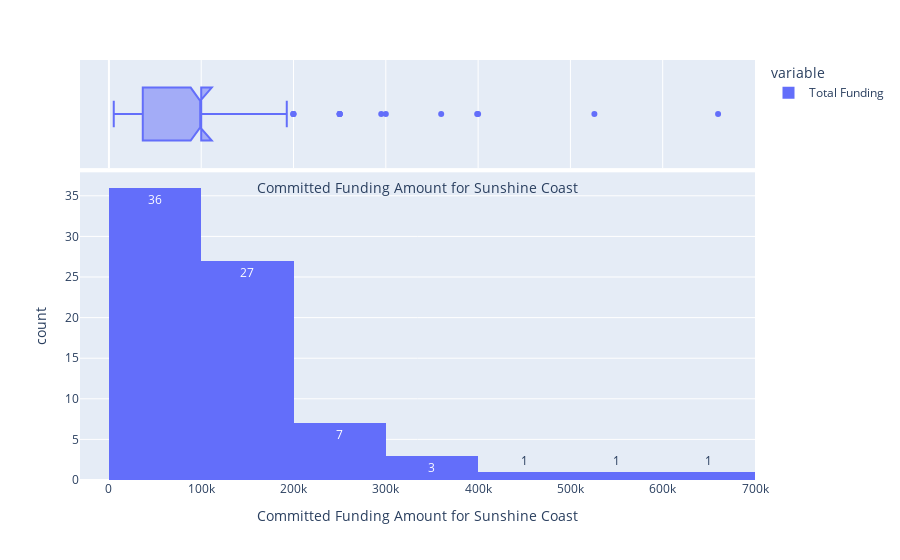

Source (notebook cell):
### Markdown cell above
Insight: The above histogram showing the amount of funding distributed to various ranges in millions on the x-axis and counts of funding on y-axis using vertical bars depending on the bins specified. On top of histogram there is a box plot which reveals the outliers in the data but it is positively skewed which shows from the longer tail on the right side means majority of funding concentrated within low and middle values. Here 10 number of bins displays the best results.

### Code cell
fig = px.histogram(ssc_sorted_df['Total Funding'], nbins=10, marginal='box', text_auto=True)

fig.update_xaxes(title_text='Committed Funding Amount for Sunshine Coast')

fig.show()

### Figure 1 — Plotly figure (JSON) as saved in the notebook; plotly's stock layout.template omitted (floating-point values rounded to 4 significant figures)
{"data": [{"alignmentgroup": "True", "bingroup": "x", "hovertemplate": "variable=Total Funding<br>value=%{x}<br>count=%{y}<extra></extra>", "legendgroup": "Total Funding", "marker": {"color": "#636efa", "pattern": {"shape": ""}}, "name": "Total Funding", "nbinsx": 10, "offsetgroup": "Total Funding", "orientation": "v", "showlegend": true, "texttemplate": "%{value}", "type": "histogram", "x": [660000, 526000, 400000, 399000, 360000, 300000, 295063, 250000, 250000, 250000, 250000, 200000, 200000, 199676, 192700, 185000, 148000, 100000, 100000, 100000, 100000, 100000, 100000, 100000, 100000, 100000, 100000, 100000, 100000, 100000, 100000, 100000, 100000, 100000, 100000, 100000, 100000, 100000, 100000, 100000, 99918, 99800, 99500, 97644, 92160, 90878, 90000, 88975, 82763, 79200, 75000, 75000, 75000, 50000, 48188, 43750, 40290, 33074, 30505, 28690, 22750, 22500, 21600, 21347, 20000, 20000, 18816, 14000, 11200, 10800, 10800, 10500, 9112, 7500, 6000, 5237], "xaxis": "x", "yaxis": "y"}, {"alignmentgroup": "True", "hovertemplate": "variable=Total Funding<br>value=%{x}<extra></extra>", "legendgroup": "Total Funding", "marker": {"color": "#636efa"}, "name": "Total Funding", "notched": true, "offsetgroup": "Total Funding", "showlegend": false, "type": "box", "x": [660000, 526000, 400000, 399000, 360000, 300000, 295063, 250000, 250000, 250000, 250000, 200000, 200000, 199676, 192700, 185000, 148000, 100000, 100000, 100000, 100000, 100000, 100000, 100000, 100000, 100000, 100000, 100000, 100000, 100000, 100000, 100000, 100000, 100000, 100000, 100000, 100000, 100000, 100000, 100000, 99918, 99800, 99500, 97644, 92160, 90878, 90000, 88975, 82763, 79200, 75000, 75000, 75000, 50000, 48188, 43750, 40290, 33074, 30505, 28690, 22750, 22500, 21600, 21347, 20000, 20000, 18816, 14000, 11200, 10800, 10800, 10500, 9112, 7500, 6000, 5237], "xaxis": "x2", "yaxis": "y2"}], "layout": {"barmode": "relative", "legend": {"title": {"text": "variable"}, "tracegroupgap": 0}, "margin": {"t": 60}, "xaxis": {"anchor": "y", "domain": [0, 1], "title": {"text": "Committed Funding Amount for Sunshine Coast"}}, "xaxis2": {"anchor": "y2", "domain": [0, 1], "matches": "x", "showgrid": true, "showticklabels": false, "title": {"text": "Committed Funding Amount for Sunshine Coast"}}, "yaxis": {"anchor": "x", "domain": [0, 0.7326], "title": {"text": "count"}}, "yaxis2": {"anchor": "x2", "domain": [0.7426, 1], "matches": "y2", "showgrid": false, "showline": false, "showticklabels": false, "ticks": ""}}}
